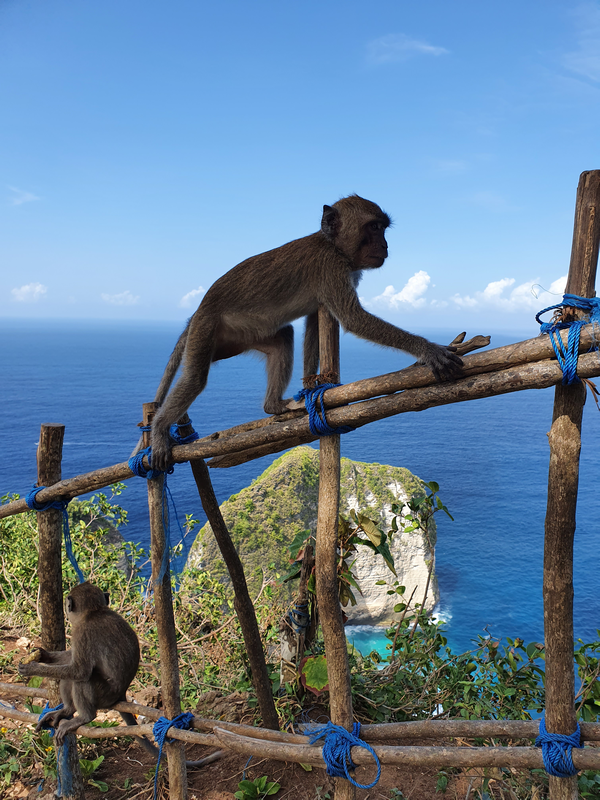
#> input picture Exercise 7/data/NusaPenida.png, 600 x 800 px
$ jupyter execute Ex7.ipynb
#> lines starting #> are read from the running program, lines starting #| are printed output that depends on the picture
[cell 1]
import matplotlib.pyplot as plt
import math
from skimage.transform import rotate
from skimage.transform import EuclideanTransform
from skimage.transform import SimilarityTransform
from skimage.transform import warp
from skimage.transform import swirl
from skimage import io

[cell 2]
def show_comparison(original, transformed, transformed_name):
    fig, (ax1, ax2) = plt.subplots(ncols=2, figsize=(8, 4), sharex=True,
                                   sharey=True)
    ax1.imshow(original)
    ax1.set_title('Original')
    ax1.axis('off')
    ax2.imshow(transformed)
    ax2.set_title(transformed_name)
    ax2.axis('off')
    io.show()

[cell 3]
#Exercise 1 & 2 & 3

path = "data/"
im_org = io.imread(path + "NusaPenida.png")
#> im_org is the input picture: shape (800, 600, 3); mean R, G, B 102, 126.7, 148.3

# angle in degrees - counter clockwise
rotation_angle = 10

rot_center = [0, 0]

rotated_img = rotate(im_org, rotation_angle, center=rot_center, mode="wrap")
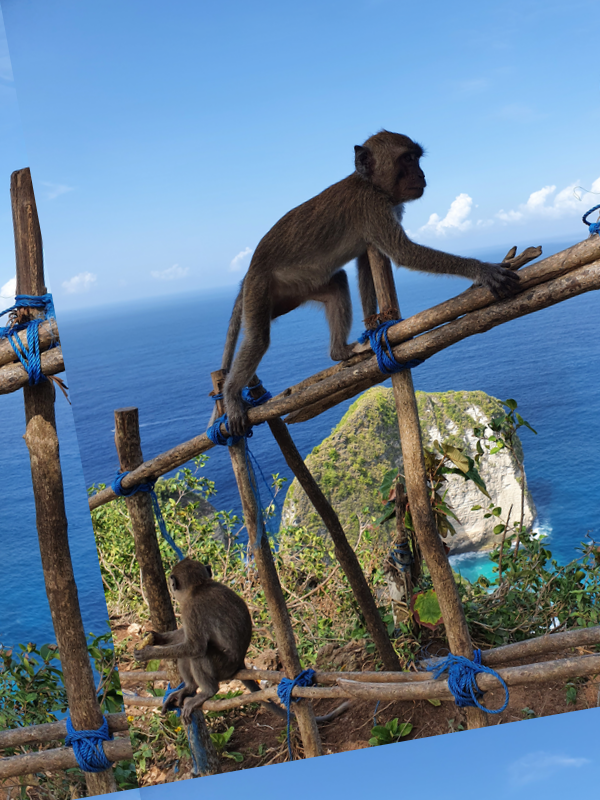
#> rotated_img: shape (800, 600, 3) float64; mean R, G, B 0.4, 0.495, 0.579
show_comparison(im_org, rotated_img, "Rotated image")

[cell 4]
#Exercise 4

rotated_img = rotate(im_org, rotation_angle, resize=True, mode="constant", cval=1)
#> rotated_img: shape (892, 730, 3) float64
show_comparison(im_org, rotated_img, "Rotated image")

[cell 5]
#Exercise 5

rotated_img = rotate(im_org, rotation_angle, resize=True)
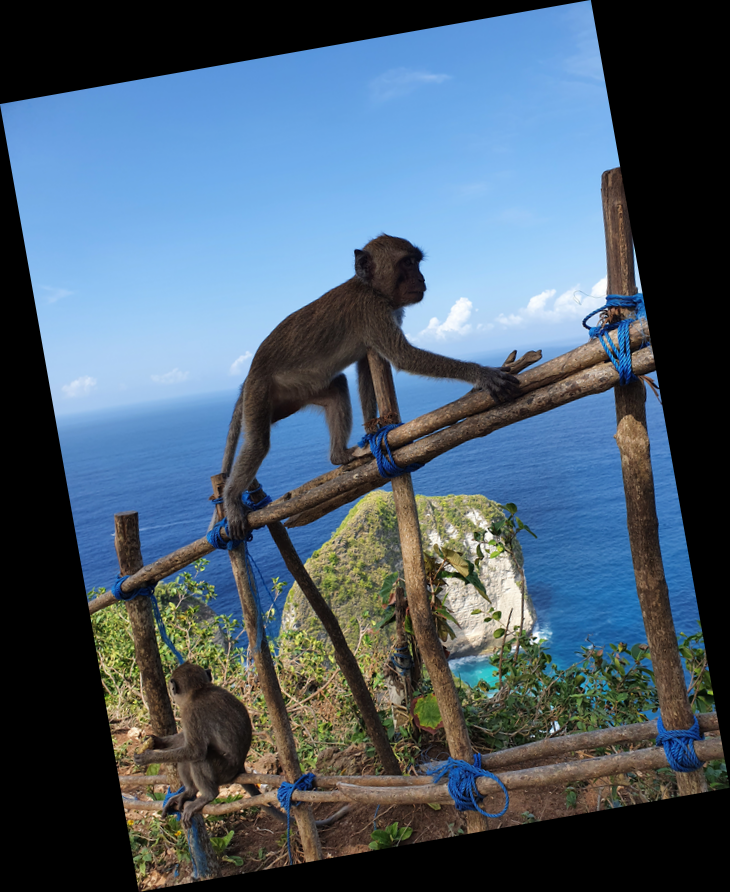
#> rotated_img: shape (892, 730, 3) float64; mean R, G, B 0.295, 0.366, 0.429
show_comparison(im_org, rotated_img, "Rotated image")

**Euclidean image transformation**

[cell 6]
#Exercise 6

# angle in radians - counter clockwise
rotation_angle = 10.0 * math.pi / 180.
trans = [10, 20]
tform = EuclideanTransform(rotation=rotation_angle, translation=trans)
print(tform.params)

[cell 7]
#Exercise 7

transformed_img = warp(im_org, tform)
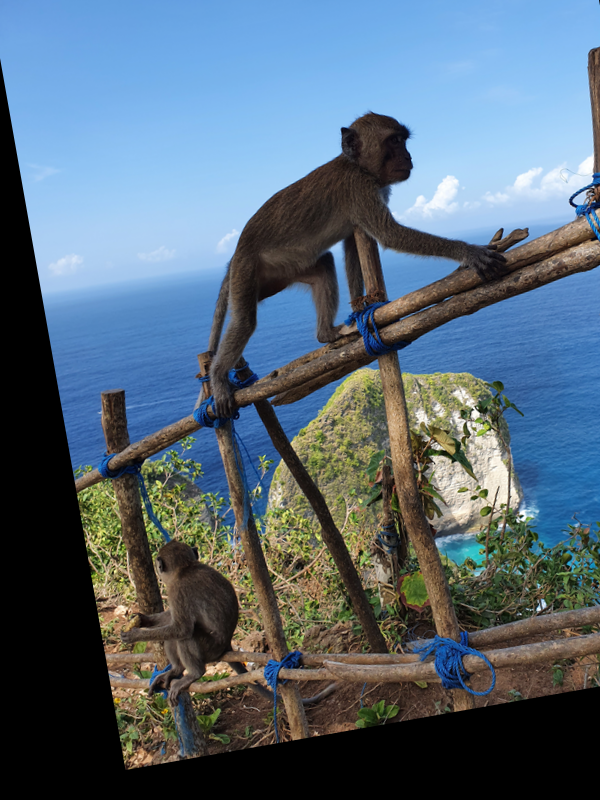
#> transformed_img: shape (800, 600, 3) float64; mean R, G, B 0.341, 0.413, 0.471
show_comparison(im_org, transformed_img, "Rotated image")

**Inverse transformation**

[cell 8]
#Exercise 8

transformed_img = warp(im_org, tform.inverse)
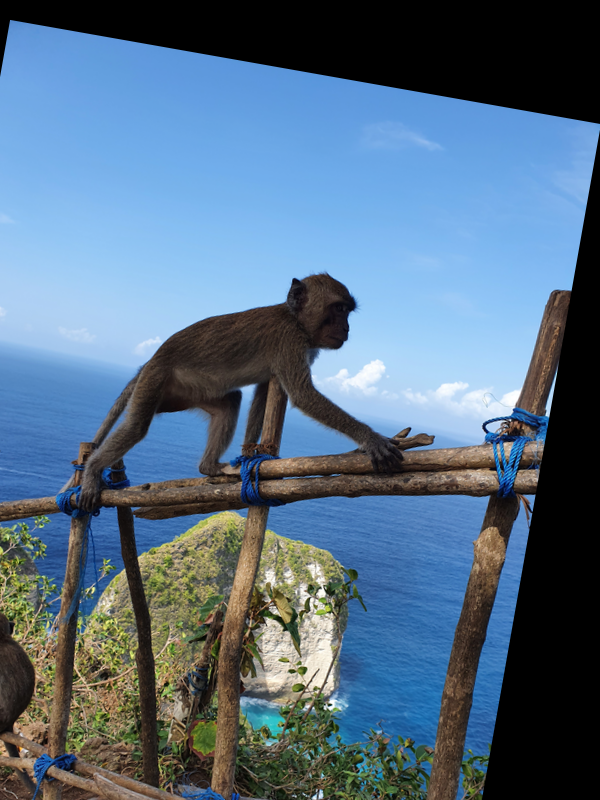
#> transformed_img: shape (800, 600, 3) float64; mean R, G, B 0.338, 0.433, 0.52
show_comparison(im_org, transformed_img, "Rotated image")

**Similarity transform of image**

[cell 9]
#Exercise 9

rotation_angle = 15.0 * math.pi / 180.

matrix = SimilarityTransform(scale=2, rotation=rotation_angle, translation=(40, 30))

img_transformed9 = warp(im_org, matrix)
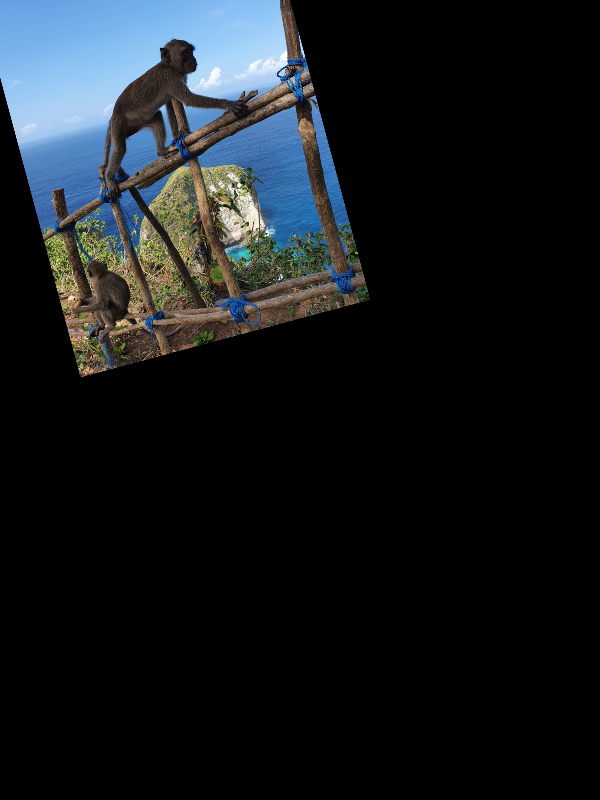
#> img_transformed9: shape (800, 600, 3) float64; mean R, G, B 0.0863, 0.103, 0.116

show_comparison(im_org, img_transformed9, "Rotated image")

**The swirl image transformation**

[cell 10]
str = 10
rad = 300
swirl_img = swirl(im_org, strength=str, radius=rad)

show_comparison(im_org, swirl_img, "Rotated image")

[cell 11]
str = 10
rad = 300
c = [500, 400]
swirl_img = swirl(im_org, strength=str, radius=rad, center=c)

show_comparison(im_org, swirl_img, "Rotated image")

**Landmark based registration**

[cell 12]
from skimage import img_as_float

src_img = io.imread(path + "Hand1.jpg")
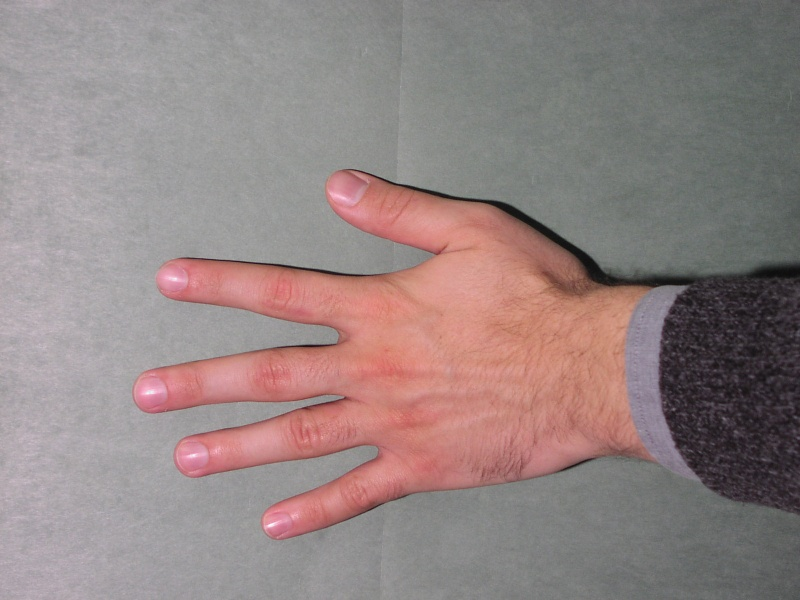
#> input picture Exercise 7/data/Hand1.jpg, 800 x 600 px
#> src_img is the input picture: shape (600, 800, 3); mean R, G, B 147.3, 132, 130.8
dst_img = io.imread(path + "Hand2.jpg")
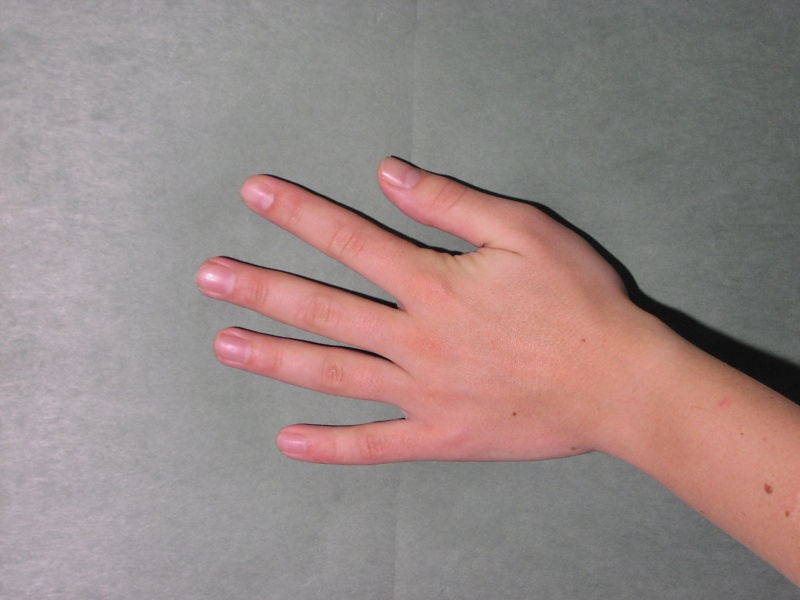
#> input picture Exercise 7/data/Hand2.jpg, 800 x 600 px
#> dst_img is the input picture: shape (600, 800, 3); mean R, G, B 152.2, 135.9, 133.9

blend = 0.5 * img_as_float(src_img) + 0.5 * img_as_float(dst_img)
io.imshow(blend)
io.show()

**Manual landmark annotation**

[cell 13]
import numpy as np

src = np.array([[588, 274], [328, 179], [134, 398], [260, 525], [613, 448]])

plt.imshow(src_img)
plt.plot(src[:, 0], src[:, 1], '.r', markersize=12)
plt.show()

[cell 14]
dst = np.array([[621, 293], [382, 166], [198, 266], [270, 440], [600, 450]])

[cell 15]
fig, ax = plt.subplots()
ax.plot(src[:, 0], src[:, 1], '-r', markersize=12, label="Source")
ax.plot(dst[:, 0], dst[:, 1], '-g', markersize=12, label="Destination")
ax.invert_yaxis()
ax.legend()
ax.set_title("Landmarks before alignment")
plt.show()
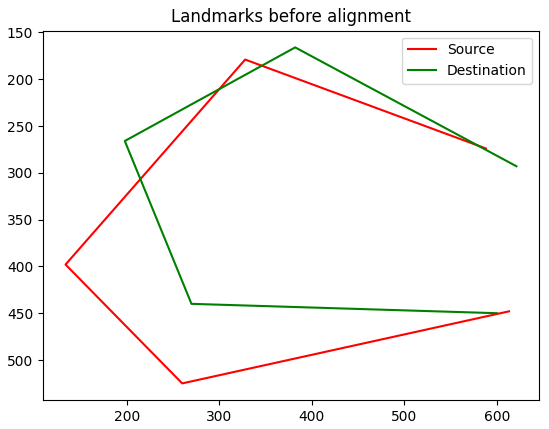
#> figure drawn by matplotlib, 1 panel

[cell 16]
e_x = src[:, 0] - dst[:, 0]
error_x = np.dot(e_x, e_x)
e_y = src[:, 1] - dst[:, 1]
error_y = np.dot(e_y, e_y)
f = error_x + error_y
print(f"Landmark alignment error F: {f}")

[cell 17]
from skimage.transform import matrix_transform

tform = EuclideanTransform()
tform.estimate(src, dst)

src_transform = matrix_transform(src, tform.params)

print(src_transform)
print("/n")
print(src)

[cell 18]
#Exercise 15

fig, ax = plt.subplots()
io.imshow(dst_img)
ax.plot(src_transform[:, 0], src_transform[:, 1], '-r', markersize=12, label="Source")
ax.plot(dst[:, 0], dst[:, 1], '-g', markersize=12, label="Destination")
ax.invert_yaxis()
ax.legend()
ax.set_title("Landmarks before alignment")
plt.show()
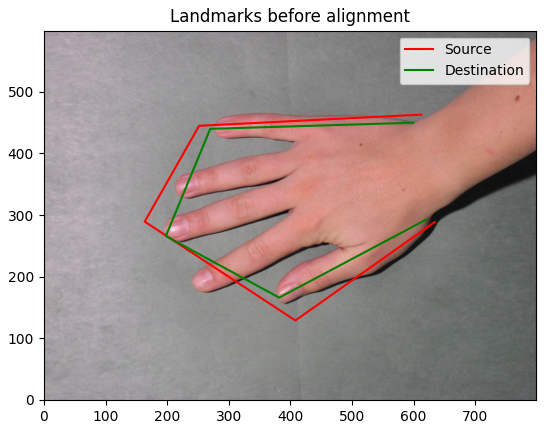
#> figure drawn by matplotlib, 1 panel

[cell 19]
warped = warp(src_img, tform.inverse)

[cell 20]
blend = 0.5 * img_as_float(warped) + 0.5 * img_as_float(dst_img)
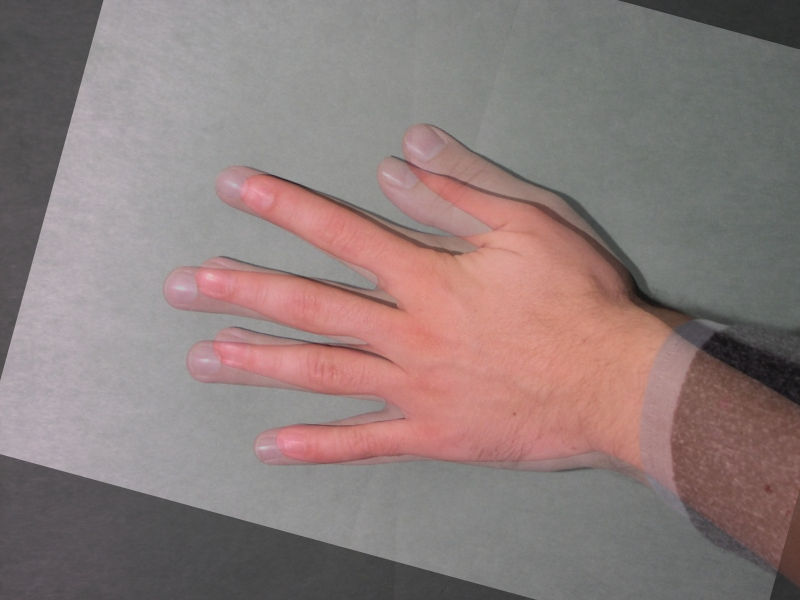
#> blend: shape (600, 800, 3) float64; mean R, G, B 0.554, 0.491, 0.485
io.imshow(blend)
io.show()
